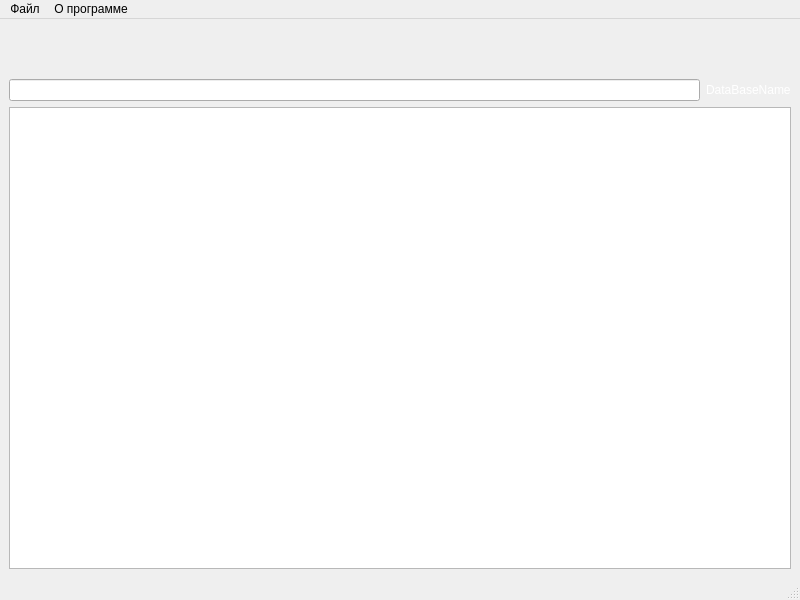
<?xml version="1.0" encoding="UTF-8"?>
<ui version="4.0">
 <class>MainWindow</class>
 <widget class="QMainWindow" name="MainWindow">
  <property name="geometry">
   <rect>
    <x>0</x>
    <y>0</y>
    <width>800</width>
    <height>600</height>
   </rect>
  </property>
  <property name="windowTitle">
   <string>MainWindow</string>
  </property>
  <property name="windowIcon">
   <iconset resource="resourses.qrc">
    <normaloff>:/resourses/Images/ICON.png</normaloff>:/resourses/Images/ICON.png</iconset>
  </property>
  <widget class="QWidget" name="centralwidget">
   <layout class="QVBoxLayout" name="verticalLayout">
    <item>
     <layout class="QHBoxLayout" name="horizontalLayout">
      <property name="spacing">
       <number>6</number>
      </property>
      <property name="sizeConstraint">
       <enum>QLayout::SetDefaultConstraint</enum>
      </property>
      <property name="leftMargin">
       <number>0</number>
      </property>
      <property name="topMargin">
       <number>0</number>
      </property>
      <item>
       <widget class="QPushButton" name="createButton">
        <property name="text">
         <string/>
        </property>
        <property name="icon">
         <iconset resource="resourses.qrc">
          <normaloff>:/resourses/Images/createBase.png</normaloff>:/resourses/Images/createBase.png</iconset>
        </property>
        <property name="iconSize">
         <size>
          <width>50</width>
          <height>45</height>
         </size>
        </property>
        <property name="flat">
         <bool>true</bool>
        </property>
       </widget>
      </item>
      <item>
       <widget class="QPushButton" name="openButton">
        <property name="minimumSize">
         <size>
          <width>50</width>
          <height>45</height>
         </size>
        </property>
        <property name="text">
         <string/>
        </property>
        <property name="icon">
         <iconset resource="resourses.qrc">
          <normaloff>:/resourses/Images/open_in_new_window_inv.png</normaloff>:/resourses/Images/open_in_new_window_inv.png</iconset>
        </property>
        <property name="iconSize">
         <size>
          <width>50</width>
          <height>45</height>
         </size>
        </property>
        <property name="flat">
         <bool>true</bool>
        </property>
       </widget>
      </item>
      <item>
       <widget class="QPushButton" name="mergeButton">
        <property name="text">
         <string/>
        </property>
        <property name="icon">
         <iconset resource="resourses.qrc">
          <normaloff>:/resourses/Images/merge.png</normaloff>:/resourses/Images/merge.png</iconset>
        </property>
        <property name="iconSize">
         <size>
          <width>50</width>
          <height>45</height>
         </size>
        </property>
        <property name="flat">
         <bool>true</bool>
        </property>
       </widget>
      </item>
      <item>
       <widget class="QPushButton" name="saveButton">
        <property name="enabled">
         <bool>true</bool>
        </property>
        <property name="minimumSize">
         <size>
          <width>50</width>
          <height>45</height>
         </size>
        </property>
        <property name="whatsThis">
         <string>&lt;html&gt;&lt;head/&gt;&lt;body&gt;&lt;p&gt;Save DataBase Button&lt;/p&gt;&lt;/body&gt;&lt;/html&gt;</string>
        </property>
        <property name="text">
         <string/>
        </property>
        <property name="icon">
         <iconset resource="resourses.qrc">
          <normaloff>:/resourses/Images/save.png</normaloff>:/resourses/Images/save.png</iconset>
        </property>
        <property name="iconSize">
         <size>
          <width>50</width>
          <height>45</height>
         </size>
        </property>
        <property name="checkable">
         <bool>false</bool>
        </property>
        <property name="flat">
         <bool>true</bool>
        </property>
       </widget>
      </item>
      <item>
       <widget class="QPushButton" name="addDataButton">
        <property name="text">
         <string/>
        </property>
        <property name="icon">
         <iconset resource="resourses.qrc">
          <normaloff>:/resourses/Images/add.png</normaloff>:/resourses/Images/add.png</iconset>
        </property>
        <property name="iconSize">
         <size>
          <width>50</width>
          <height>45</height>
         </size>
        </property>
        <property name="default">
         <bool>false</bool>
        </property>
        <property name="flat">
         <bool>true</bool>
        </property>
       </widget>
      </item>
      <item>
       <widget class="QPushButton" name="deleteDataButton">
        <property name="styleSheet">
         <string notr="true">color: rgb(255, 255, 255);</string>
        </property>
        <property name="text">
         <string/>
        </property>
        <property name="icon">
         <iconset resource="resourses.qrc">
          <normaloff>:/resourses/Images/delete.png</normaloff>:/resourses/Images/delete.png</iconset>
        </property>
        <property name="iconSize">
         <size>
          <width>50</width>
          <height>45</height>
         </size>
        </property>
        <property name="flat">
         <bool>true</bool>
        </property>
       </widget>
      </item>
      <item>
       <spacer name="horizontalSpacer_3">
        <property name="orientation">
         <enum>Qt::Horizontal</enum>
        </property>
        <property name="sizeHint" stdset="0">
         <size>
          <width>400</width>
          <height>20</height>
         </size>
        </property>
       </spacer>
      </item>
     </layout>
    </item>
    <item>
     <layout class="QHBoxLayout" name="horizontalLayout_2"/>
    </item>
    <item>
     <layout class="QHBoxLayout" name="horizontalLayout_4">
      <item>
       <widget class="QLineEdit" name="SearchLine">
        <property name="inputMask">
         <string/>
        </property>
        <property name="text">
         <string/>
        </property>
       </widget>
      </item>
      <item>
       <widget class="QLabel" name="dataBaseName">
        <property name="palette">
         <palette>
          <active>
           <colorrole role="WindowText">
            <brush brushstyle="SolidPattern">
             <color alpha="255">
              <red>255</red>
              <green>255</green>
              <blue>255</blue>
             </color>
            </brush>
           </colorrole>
           <colorrole role="Text">
            <brush brushstyle="SolidPattern">
             <color alpha="255">
              <red>255</red>
              <green>255</green>
              <blue>255</blue>
             </color>
            </brush>
           </colorrole>
           <colorrole role="ButtonText">
            <brush brushstyle="SolidPattern">
             <color alpha="255">
              <red>255</red>
              <green>255</green>
              <blue>255</blue>
             </color>
            </brush>
           </colorrole>
           <colorrole role="PlaceholderText">
            <brush brushstyle="SolidPattern">
             <color alpha="128">
              <red>255</red>
              <green>255</green>
              <blue>255</blue>
             </color>
            </brush>
           </colorrole>
          </active>
          <inactive>
           <colorrole role="WindowText">
            <brush brushstyle="SolidPattern">
             <color alpha="255">
              <red>255</red>
              <green>255</green>
              <blue>255</blue>
             </color>
            </brush>
           </colorrole>
           <colorrole role="Text">
            <brush brushstyle="SolidPattern">
             <color alpha="255">
              <red>255</red>
              <green>255</green>
              <blue>255</blue>
             </color>
            </brush>
           </colorrole>
           <colorrole role="ButtonText">
            <brush brushstyle="SolidPattern">
             <color alpha="255">
              <red>255</red>
              <green>255</green>
              <blue>255</blue>
             </color>
            </brush>
           </colorrole>
           <colorrole role="PlaceholderText">
            <brush brushstyle="SolidPattern">
             <color alpha="128">
              <red>255</red>
              <green>255</green>
              <blue>255</blue>
             </color>
            </brush>
           </colorrole>
          </inactive>
          <disabled>
           <colorrole role="WindowText">
            <brush brushstyle="SolidPattern">
             <color alpha="255">
              <red>255</red>
              <green>255</green>
              <blue>255</blue>
             </color>
            </brush>
           </colorrole>
           <colorrole role="Text">
            <brush brushstyle="SolidPattern">
             <color alpha="255">
              <red>255</red>
              <green>255</green>
              <blue>255</blue>
             </color>
            </brush>
           </colorrole>
           <colorrole role="ButtonText">
            <brush brushstyle="SolidPattern">
             <color alpha="255">
              <red>255</red>
              <green>255</green>
              <blue>255</blue>
             </color>
            </brush>
           </colorrole>
           <colorrole role="PlaceholderText">
            <brush brushstyle="SolidPattern">
             <color alpha="128">
              <red>255</red>
              <green>255</green>
              <blue>255</blue>
             </color>
            </brush>
           </colorrole>
          </disabled>
         </palette>
        </property>
        <property name="styleSheet">
         <string notr="true">font: 900 14pt &quot;Segoe UI&quot;;
color: rgb(255, 255, 255);</string>
        </property>
        <property name="text">
         <string>DataBaseName</string>
        </property>
       </widget>
      </item>
     </layout>
    </item>
    <item>
     <widget class="QTableWidget" name="tableWidget"/>
    </item>
   </layout>
  </widget>
  <widget class="QMenuBar" name="menubar">
   <property name="geometry">
    <rect>
     <x>0</x>
     <y>0</y>
     <width>800</width>
     <height>21</height>
    </rect>
   </property>
   <widget class="QMenu" name="menu">
    <property name="title">
     <string>Файл</string>
    </property>
    <addaction name="action_create"/>
    <addaction name="action_open"/>
    <addaction name="action_merge"/>
    <addaction name="action_save"/>
    <addaction name="action_add"/>
    <addaction name="action_edit"/>
    <addaction name="action_delete"/>
   </widget>
   <widget class="QMenu" name="menu_2">
    <property name="title">
     <string>О программе</string>
    </property>
    <addaction name="action_developer"/>
   </widget>
   <addaction name="menu"/>
   <addaction name="menu_2"/>
  </widget>
  <widget class="QStatusBar" name="statusbar"/>
  <action name="action_create">
   <property name="text">
    <string>Создать</string>
   </property>
  </action>
  <action name="action_open">
   <property name="text">
    <string>Открыть</string>
   </property>
  </action>
  <action name="action_merge">
   <property name="text">
    <string>Объединить</string>
   </property>
  </action>
  <action name="action_save">
   <property name="text">
    <string>Сохранить</string>
   </property>
  </action>
  <action name="action_add">
   <property name="text">
    <string>Добавить</string>
   </property>
  </action>
  <action name="action_edit">
   <property name="text">
    <string>Изменить</string>
   </property>
  </action>
  <action name="action_delete">
   <property name="text">
    <string>Удалить</string>
   </property>
  </action>
  <action name="action_developer">
   <property name="text">
    <string>Разработчик</string>
   </property>
  </action>
 </widget>
 <resources>
  <include location="resourses.qrc"/>
 </resources>
 <connections/>
</ui>
